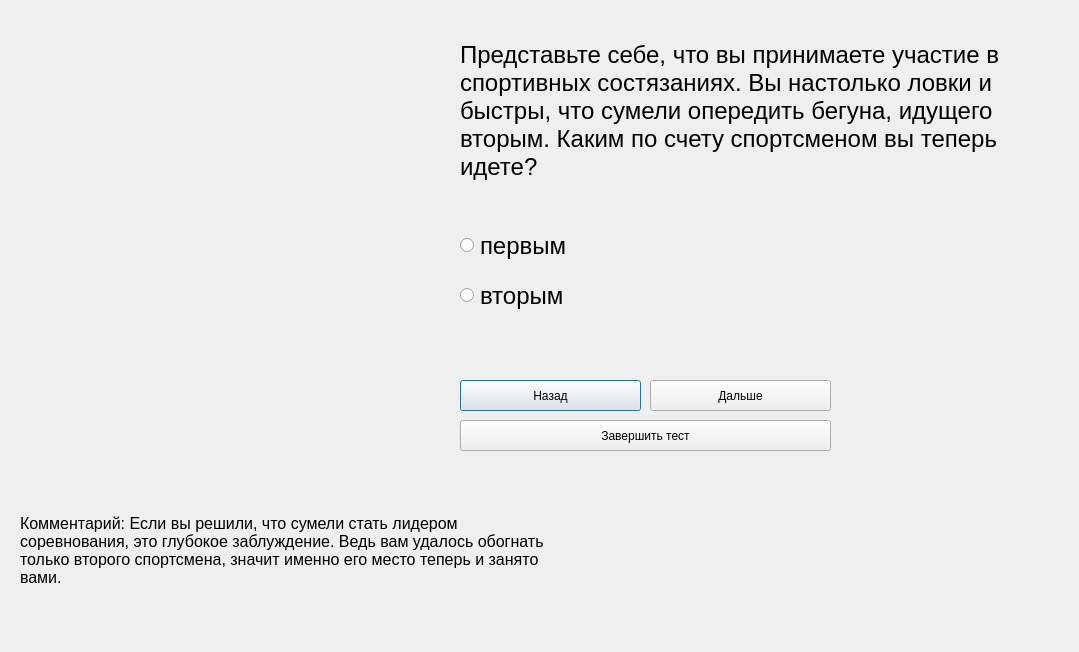
<?xml version="1.0" encoding="UTF-8"?>
<ui version="4.0">
 <class>TestForm19</class>
 <widget class="QDialog" name="TestForm19">
  <property name="geometry">
   <rect>
    <x>0</x>
    <y>0</y>
    <width>1079</width>
    <height>652</height>
   </rect>
  </property>
  <property name="windowTitle">
   <string>Dialog</string>
  </property>
  <widget class="QPushButton" name="back_pushButton">
   <property name="geometry">
    <rect>
     <x>460</x>
     <y>380</y>
     <width>181</width>
     <height>31</height>
    </rect>
   </property>
   <property name="text">
    <string>Назад</string>
   </property>
  </widget>
  <widget class="QLabel" name="image">
   <property name="geometry">
    <rect>
     <x>10</x>
     <y>30</y>
     <width>411</width>
     <height>331</height>
    </rect>
   </property>
   <property name="text">
    <string/>
   </property>
  </widget>
  <widget class="QLabel" name="question">
   <property name="geometry">
    <rect>
     <x>460</x>
     <y>20</y>
     <width>551</width>
     <height>181</height>
    </rect>
   </property>
   <property name="sizePolicy">
    <sizepolicy hsizetype="Preferred" vsizetype="Preferred">
     <horstretch>0</horstretch>
     <verstretch>0</verstretch>
    </sizepolicy>
   </property>
   <property name="font">
    <font>
     <pointsize>18</pointsize>
    </font>
   </property>
   <property name="mouseTracking">
    <bool>true</bool>
   </property>
   <property name="tabletTracking">
    <bool>false</bool>
   </property>
   <property name="focusPolicy">
    <enum>Qt::NoFocus</enum>
   </property>
   <property name="contextMenuPolicy">
    <enum>Qt::PreventContextMenu</enum>
   </property>
   <property name="autoFillBackground">
    <bool>false</bool>
   </property>
   <property name="midLineWidth">
    <number>-2</number>
   </property>
   <property name="text">
    <string>Представьте себе, что вы принимаете участие в спортивных состязаниях. Вы настолько ловки и быстры, что сумели опередить бегуна, идущего вторым. Каким по счету спортсменом вы теперь идете?</string>
   </property>
   <property name="textFormat">
    <enum>Qt::AutoText</enum>
   </property>
   <property name="scaledContents">
    <bool>false</bool>
   </property>
   <property name="wordWrap">
    <bool>true</bool>
   </property>
   <property name="openExternalLinks">
    <bool>false</bool>
   </property>
  </widget>
  <widget class="QPushButton" name="finish_pushButton">
   <property name="geometry">
    <rect>
     <x>460</x>
     <y>420</y>
     <width>371</width>
     <height>31</height>
    </rect>
   </property>
   <property name="text">
    <string>Завершить тест</string>
   </property>
  </widget>
  <widget class="QPushButton" name="next_pushButton">
   <property name="geometry">
    <rect>
     <x>650</x>
     <y>380</y>
     <width>181</width>
     <height>31</height>
    </rect>
   </property>
   <property name="text">
    <string>Дальше</string>
   </property>
  </widget>
  <widget class="QRadioButton" name="radioButton_2">
   <property name="geometry">
    <rect>
     <x>460</x>
     <y>280</y>
     <width>151</width>
     <height>31</height>
    </rect>
   </property>
   <property name="font">
    <font>
     <pointsize>18</pointsize>
    </font>
   </property>
   <property name="layoutDirection">
    <enum>Qt::LeftToRight</enum>
   </property>
   <property name="text">
    <string>вторым</string>
   </property>
  </widget>
  <widget class="QRadioButton" name="radioButton">
   <property name="geometry">
    <rect>
     <x>460</x>
     <y>230</y>
     <width>131</width>
     <height>31</height>
    </rect>
   </property>
   <property name="font">
    <font>
     <pointsize>18</pointsize>
    </font>
   </property>
   <property name="acceptDrops">
    <bool>false</bool>
   </property>
   <property name="toolTip">
    <string/>
   </property>
   <property name="text">
    <string>первым</string>
   </property>
  </widget>
  <widget class="QLabel" name="question_2">
   <property name="geometry">
    <rect>
     <x>20</x>
     <y>460</y>
     <width>551</width>
     <height>181</height>
    </rect>
   </property>
   <property name="sizePolicy">
    <sizepolicy hsizetype="Preferred" vsizetype="Preferred">
     <horstretch>0</horstretch>
     <verstretch>0</verstretch>
    </sizepolicy>
   </property>
   <property name="font">
    <font>
     <pointsize>12</pointsize>
    </font>
   </property>
   <property name="mouseTracking">
    <bool>true</bool>
   </property>
   <property name="tabletTracking">
    <bool>false</bool>
   </property>
   <property name="focusPolicy">
    <enum>Qt::NoFocus</enum>
   </property>
   <property name="contextMenuPolicy">
    <enum>Qt::PreventContextMenu</enum>
   </property>
   <property name="autoFillBackground">
    <bool>false</bool>
   </property>
   <property name="midLineWidth">
    <number>-2</number>
   </property>
   <property name="text">
    <string>Комментарий: Если вы решили, что сумели стать лидером соревнования, это глубокое заблуждение. Ведь вам удалось обогнать только второго спортсмена, значит именно его место теперь и занято вами.</string>
   </property>
   <property name="textFormat">
    <enum>Qt::AutoText</enum>
   </property>
   <property name="scaledContents">
    <bool>false</bool>
   </property>
   <property name="wordWrap">
    <bool>true</bool>
   </property>
   <property name="openExternalLinks">
    <bool>false</bool>
   </property>
  </widget>
 </widget>
 <resources/>
 <connections/>
</ui>
